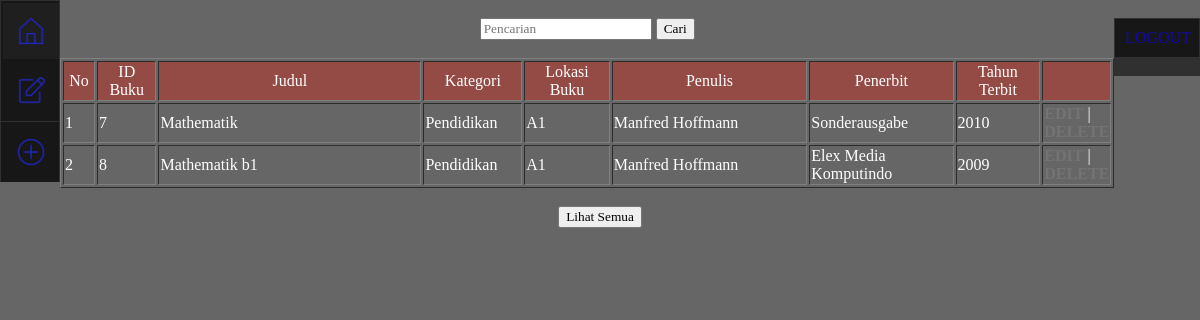
The page /proyek_11419013/home_petugas.php?pencarian=Mathematik on the database its author committed.
### tables this page shows
CREATE TABLE `buku` (
  `id_buku` int(122) NOT NULL,
  `judul` varchar(122) NOT NULL,
  `kategori` varchar(122) NOT NULL,
  `lokasi_buku` varchar(122) NOT NULL,
  `penulis` varchar(122) NOT NULL,
  `penerbit` varchar(122) NOT NULL,
  `tahun_terbit` int(122) NOT NULL
);

### proyek_11419013/home_petugas.php (the view, shortened to what this page needs)
<?php
    $database = new mysqli('127.0.0.1', 'root', '', 'library_b_app');
?>
<html>
    <head>
        <link rel="stylesheet" href="style.css">
    </head>
    <body>
        <center>
            <div class="header H_L">
                <ul>
                <li><a href="#" style="background-color: rgba(255, 255, 255, 0.034);"><img src="ikon/home.ico"  height="30" width="30"></a></li>
                <li><a href="h_peminjaman.php"><img src="ikon/pinjam.ico"  height="30" width="30"></a></li>
                <li><a href="tambah_buku.php"><img src="ikon/add.ico"  height="30" width="30"></a></li>
                </ul>
            </div>
            <div class="header H_R"><br>
                <ul>
                    <li><a onClick="logout()" name="logout" type="button">LOGOUT</a></li><br>
                </ul>
            </div>
            <form action="" action="post">
                <input type="text" name="pencarian" placeholder="Pencarian" autofocus autocomplete="off" id="pencarian">
	            <input type="submit" name="cari" id="cari" value="Cari">
            </form><br>
            <div class="buku_s" id="buku_s">
                <table border="1">
                    <thead>
                        <td align="center"><?php $no=1; ?>No</td>
                        <td align="center">ID Buku</td>
                        <td align="center">Judul</td>
                        <td align="center">Kategori</td>
                        <td align="center">Lokasi Buku</td>
                        <td align="center">Penulis</td>
                        <td align="center">Penerbit</td>
                        <td align="center">Tahun Terbit</td>
                        <td ></td>
                    </thead>
                    <?php
                        if(isset($_GET['pencarian']))
                        {
                            $cari = $_GET['pencarian'];
                            $data = "SELECT * FROM buku WHERE
                                    judul LIKE '%$cari%'
                                    OR kategori LIKE '%$cari%'
                                    OR lokasi_buku LIKE '%$cari%'
                                    OR penulis LIKE '%$cari%'
                                    OR penerbit LIKE '%$cari%'
                                    OR tahun_terbit LIKE '%$cari%'";
                            $result_set = $database -> query($data);
                            while($row = $result_set -> fetch_assoc()){
                            if($cari == $row['judul'] OR $row['kategori'] OR $row['lokasi_buku']
                                OR $row['penulis'] OR $row['penerbit'] OR $row['tahun_terbit']){
                    ?>
                    <tr>
                        <td width="30px"><?php echo $no++; ?></td>
                        <td width="60px"><?php echo $row['id_buku']; ?></td>
                        <td width="300px"><?php echo $row['judul']; ?></td>
                        <td width="100px"><?php echo $row['kategori']; ?></td>
                        <td width="90px"><?php echo $row['lokasi_buku']; ?></td>
                        <td width="220px"><?php echo $row['penulis'];  ?></td>
                        <td width="150px"><?php echo $row['penerbit']; ?></td>
                        <td width="90px"><?php echo $row['tahun_terbit']; ?></td>
                        <td><a class="E_D h-edit" href="edit_data_buku.php?id=<?php echo $row['id_buku']; ?>"><b>EDIT</b></a> |
                        <a class="E_D delete" href="delete.php?id=<?php echo $row['id_buku']; ?>"><b>DELETE</b></a></td>
                    </tr>
                    <?php
                            }
                        }
                    }
                    ?>
                </table><br>
            </div>
            <form action="" action="post">
	            <button type="submit" name="lihat" value="all">Lihat Semua</button>
            </form><br>
        </center>
    </body>
</html>

### proyek_11419013/style.css (style rules this page uses)
* { font-family: "Times New Roman", Times, serif; margin: 0px; }
body { background-image: linear-gradient(rgba(0,0,0,0.6), rgba(0,0,0,0.6)), url(background.jpg); background-size: cover; background-position: center; background-attachment: fixed; color: white; }
thead { background-color: rgba(252, 17, 0, 0.308); }
a { color: rgb(116, 116, 116); text-decoration: none; }
.header li a { display: inline-block; color: rgba(15, 0, 230, 0.74); padding: 8px; text-decoration: none; }
.header li { margin: 1%; padding: 2px; background-color: rgba(0, 0, 0, 0.527); border: none; }
.header li img { margin: 0%; padding: 5px; background-color: transparent; border: none; }
.H_L ul { list-style-type: none; padding: 0px; padding-bottom: auto; overflow: hidden; float: left; background-color: rgba(0, 0, 0, 0.527); }
.H_R ul { list-style-type: none; padding: 0px; padding-bottom: auto; overflow: hidden; float: right; background-color: rgba(0, 0, 0, 0.527); }

### rows shown on the page
buku: id_buku "7", judul "Mathematik", kategori "Pendidikan", lokasi_buku "A1", penulis "Manfred Hoffmann", penerbit "Sonderausgabe", tahun_terbit "2010"
buku: id_buku "8", judul "Mathematik b1", kategori "Pendidikan", lokasi_buku "A1", penulis "Manfred Hoffmann", penerbit "Elex Media Komputindo", tahun_terbit "2009"
